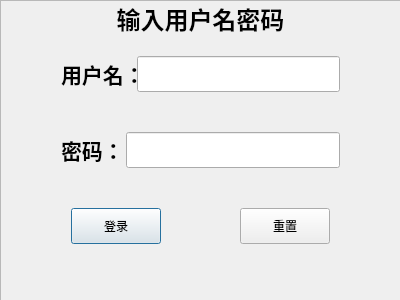
<?xml version="1.0" encoding="UTF-8"?>
<ui version="4.0">
 <class>Form</class>
 <widget class="QDialog" name="Form">
  <property name="geometry">
   <rect>
    <x>0</x>
    <y>0</y>
    <width>400</width>
    <height>300</height>
   </rect>
  </property>
  <property name="minimumSize">
   <size>
    <width>400</width>
    <height>300</height>
   </size>
  </property>
  <property name="maximumSize">
   <size>
    <width>400</width>
    <height>300</height>
   </size>
  </property>
  <property name="windowTitle">
   <string>登录</string>
  </property>
  <widget class="QFrame" name="login_frame">
   <property name="geometry">
    <rect>
     <x>0</x>
     <y>0</y>
     <width>401</width>
     <height>301</height>
    </rect>
   </property>
   <property name="frameShape">
    <enum>QFrame::StyledPanel</enum>
   </property>
   <property name="frameShadow">
    <enum>QFrame::Raised</enum>
   </property>
   <layout class="QVBoxLayout" name="verticalLayout">
    <property name="spacing">
     <number>0</number>
    </property>
    <property name="leftMargin">
     <number>40</number>
    </property>
    <property name="topMargin">
     <number>0</number>
    </property>
    <property name="rightMargin">
     <number>40</number>
    </property>
    <property name="bottomMargin">
     <number>20</number>
    </property>
    <item>
     <widget class="QLabel" name="title_label">
      <property name="maximumSize">
       <size>
        <width>16777215</width>
        <height>16777215</height>
       </size>
      </property>
      <property name="font">
       <font>
        <pointsize>18</pointsize>
        <bold>true</bold>
       </font>
      </property>
      <property name="text">
       <string>输入用户名密码</string>
      </property>
      <property name="alignment">
       <set>Qt::AlignCenter</set>
      </property>
      <property name="margin">
       <number>20</number>
      </property>
     </widget>
    </item>
    <item>
     <layout class="QHBoxLayout" name="username_horizontalLayout">
      <property name="leftMargin">
       <number>20</number>
      </property>
      <property name="topMargin">
       <number>20</number>
      </property>
      <property name="rightMargin">
       <number>20</number>
      </property>
      <property name="bottomMargin">
       <number>20</number>
      </property>
      <item>
       <widget class="QLabel" name="username_label">
        <property name="minimumSize">
         <size>
          <width>60</width>
          <height>0</height>
         </size>
        </property>
        <property name="font">
         <font>
          <pointsize>16</pointsize>
          <bold>true</bold>
         </font>
        </property>
        <property name="text">
         <string>用户名：</string>
        </property>
        <property name="margin">
         <number>0</number>
        </property>
       </widget>
      </item>
      <item>
       <widget class="QLineEdit" name="username">
        <property name="font">
         <font>
          <pointsize>18</pointsize>
          <bold>false</bold>
         </font>
        </property>
       </widget>
      </item>
     </layout>
    </item>
    <item>
     <layout class="QHBoxLayout" name="pwd_horizontalLayout">
      <property name="leftMargin">
       <number>20</number>
      </property>
      <property name="topMargin">
       <number>20</number>
      </property>
      <property name="rightMargin">
       <number>20</number>
      </property>
      <property name="bottomMargin">
       <number>20</number>
      </property>
      <item>
       <widget class="QLabel" name="pwd_label">
        <property name="minimumSize">
         <size>
          <width>65</width>
          <height>0</height>
         </size>
        </property>
        <property name="font">
         <font>
          <pointsize>16</pointsize>
          <bold>true</bold>
         </font>
        </property>
        <property name="text">
         <string>密码：</string>
        </property>
       </widget>
      </item>
      <item>
       <widget class="QLineEdit" name="pwd">
        <property name="font">
         <font>
          <pointsize>18</pointsize>
         </font>
        </property>
        <property name="inputMethodHints">
         <set>Qt::ImhHiddenText|Qt::ImhNoAutoUppercase|Qt::ImhNoPredictiveText|Qt::ImhSensitiveData</set>
        </property>
        <property name="text">
         <string/>
        </property>
        <property name="echoMode">
         <enum>QLineEdit::Password</enum>
        </property>
       </widget>
      </item>
     </layout>
    </item>
    <item>
     <layout class="QHBoxLayout" name="button_horizontalLayout">
      <property name="leftMargin">
       <number>30</number>
      </property>
      <property name="topMargin">
       <number>20</number>
      </property>
      <property name="rightMargin">
       <number>30</number>
      </property>
      <property name="bottomMargin">
       <number>40</number>
      </property>
      <item>
       <widget class="QPushButton" name="login_button">
        <property name="minimumSize">
         <size>
          <width>90</width>
          <height>36</height>
         </size>
        </property>
        <property name="text">
         <string>登录</string>
        </property>
       </widget>
      </item>
      <item>
       <spacer name="horizontalSpacer">
        <property name="orientation">
         <enum>Qt::Horizontal</enum>
        </property>
        <property name="sizeHint" stdset="0">
         <size>
          <width>0</width>
          <height>0</height>
         </size>
        </property>
       </spacer>
      </item>
      <item>
       <widget class="QPushButton" name="reset_button">
        <property name="minimumSize">
         <size>
          <width>90</width>
          <height>36</height>
         </size>
        </property>
        <property name="styleSheet">
         <string notr="true">QpushButton {
border: none;
}</string>
        </property>
        <property name="text">
         <string>重置</string>
        </property>
       </widget>
      </item>
     </layout>
    </item>
   </layout>
  </widget>
 </widget>
 <resources/>
 <connections/>
</ui>
